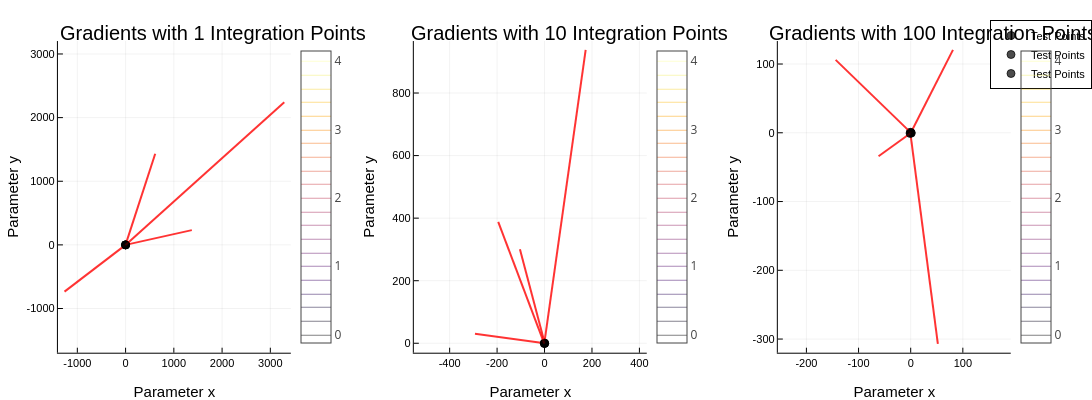

The cell this chart's notebook holds for it:
### Code cell
# Visualize gradient vectors on the loss surface
function plot_gradients_3d(n_points_list=[1, 10, 100])
    plots = []
    
    for n_points in n_points_list
        # Create contour plot of loss surface
        p = contour(x_range, y_range, Z, 
                   levels=20,
                   title="Gradients with $n_points Integration Points",
                   xlabel="Parameter x",
                   ylabel="Parameter y",
                   aspect_ratio=:equal,
                   size=(400, 400))
        
        # Add gradient vectors for test points
        for (i, (x, y)) in enumerate(test_points)
            # Numerical gradient
            grad_num = gradient_results[n_points].numerical[i]
            # Analytical gradient  
            grad_analytical = gradient_results[n_points].analytical[i]
            
            # Scale gradients for visibility
            scale = 0.2
            
            # Plot numerical gradient (red)
            quiver!(p, [x], [y], 
                   quiver=([grad_num[1] * scale], [grad_num[2] * scale]),
                   color=:red, linewidth=2, alpha=0.8,
                   label=(i == 1 ? "Numerical" : ""))
            
            # Plot analytical gradient (blue)  
            quiver!(p, [x], [y],
                   quiver=([grad_analytical[1] * scale], [grad_analytical[2] * scale]), 
                   color=:blue, linewidth=2, alpha=0.8,
                   label=(i == 1 ? "Analytical" : ""))
            
            # Mark test points
            scatter!(p, [x], [y], color=:black, markersize=4, alpha=0.7,
                    label=(i == 1 ? "Test Points" : ""))
        end
        
        push!(plots, p)
    end
    
    return plot(plots..., layout=(1, length(n_points_list)), size=(1200, 400))
end

p_gradients = plot_gradients_3d([1, 10, 100])
display(p_gradients)

### Figure 1 — Plotly figure (JSON) as saved in the notebook; plotly's stock layout.template omitted (floating-point values rounded to 4 significant figures; data arrays with more than 128 entries replaced by an {"elided": "..."} marker saying what was removed)
{"data": [{"colorbar": {"len": 0.8657, "title": "", "x": 0.2664, "y": 0.5087}, "colorscale": {"elided": "256x2 mixed values"}, "contours": {"coloring": "lines", "showlabels": false}, "name": "y1", "ncontours": 22, "showlegend": false, "showscale": true, "type": "contour", "x": [-2, -1.918, -1.837, -1.755, -1.673, -1.592, -1.51, -1.429, -1.347, -1.265, -1.184, -1.102, -1.02, -0.9388, -0.8571, -0.7755, -0.6939, -0.6122, -0.5306, -0.449, -0.3673, -0.2857, -0.2041, -0.1224, -0.04082, 0.04082, 0.1224, 0.2041, 0.2857, 0.3673, 0.449, 0.5306, 0.6122, 0.6939, 0.7755, 0.8571, 0.9388, 1.02, 1.102, 1.184, 1.265, 1.347, 1.429, 1.51, 1.592, 1.673, 1.755, 1.837, 1.918, 2], "xaxis": "x1", "y": [-2, -1.918, -1.837, -1.755, -1.673, -1.592, -1.51, -1.429, -1.347, -1.265, -1.184, -1.102, -1.02, -0.9388, -0.8571, -0.7755, -0.6939, -0.6122, -0.5306, -0.449, -0.3673, -0.2857, -0.2041, -0.1224, -0.04082, 0.04082, 0.1224, 0.2041, 0.2857, 0.3673, 0.449, 0.5306, 0.6122, 0.6939, 0.7755, 0.8571, 0.9388, 1.02, 1.102, 1.184, 1.265, 1.347, 1.429, 1.51, 1.592, 1.673, 1.755, 1.837, 1.918, 2], "yaxis": "y1", "z": {"elided": "50x50 float values"}, "zmax": 4.152, "zmin": -0.1231}, {"colorbar": {"len": 0.8657, "title": "", "x": 0.2664, "y": 0.5087}, "legendgroup": "", "line": {"color": "rgba(255, 0, 0, 0.800)", "dash": "solid", "shape": "linear", "width": 2}, "mode": "lines", "name": "", "showlegend": false, "type": "scatter", "x": [0.5, 1373.0], "xaxis": "x1", "y": [0.3, 231.6], "yaxis": "y1", "zmax": 4.152, "zmin": -0.1231}, {"colorbar": {"len": 0.8657, "title": "", "x": 0.2664, "y": 0.5087}, "legendgroup": "", "line": {"color": "rgba(0, 0, 255, 0.800)", "dash": "solid", "shape": "linear", "width": 2}, "mode": "lines", "name": "", "showlegend": false, "type": "scatter", "x": [0.5, 0.6617], "xaxis": "x1", "y": [0.3, 0.2898], "yaxis": "y1", "zmax": 4.152, "zmin": -0.1231}, {"colorbar": {"len": 0.8657, "title": "", "x": 0.2664, "y": 0.5087}, "legendgroup": "Test Points", "marker": {"color": "rgba(0, 0, 0, 0.700)", "line": {"color": "rgba(0, 0, 0, 0.700)", "width": 1}, "size": 8, "symbol": "circle"}, "mode": "markers", "name": "Test Points", "showlegend": true, "type": "scatter", "x": [0.5], "xaxis": "x1", "y": [0.3], "yaxis": "y1", "zmax": 4.152, "zmin": -0.1231}, {"colorbar": {"len": 0.8657, "title": "", "x": 0.2664, "y": 0.5087}, "legendgroup": "", "line": {"color": "rgba(255, 0, 0, 0.800)", "dash": "solid", "shape": "linear", "width": 2}, "mode": "lines", "name": "", "showlegend": false, "type": "scatter", "x": [-0.8, 614.2], "xaxis": "x1", "y": [0.7, 1432.0], "yaxis": "y1", "zmax": 4.152, "zmin": -0.1231}, {"colorbar": {"len": 0.8657, "title": "", "x": 0.2664, "y": 0.5087}, "legendgroup": "", "line": {"color": "rgba(0, 0, 255, 0.800)", "dash": "solid", "shape": "linear", "width": 2}, "mode": "lines", "name": "", "showlegend": false, "type": "scatter", "x": [-0.8, -0.9599], "xaxis": "x1", "y": [0.7, 0.9578], "yaxis": "y1", "zmax": 4.152, "zmin": -0.1231}, {"colorbar": {"len": 0.8657, "title": "", "x": 0.2664, "y": 0.5087}, "legendgroup": "", "marker": {"color": "rgba(0, 0, 0, 0.700)", "line": {"color": "rgba(0, 0, 0, 0.700)", "width": 1}, "size": 8, "symbol": "circle"}, "mode": "markers", "name": "", "showlegend": false, "type": "scatter", "x": [-0.8], "xaxis": "x1", "y": [0.7], "yaxis": "y1", "zmax": 4.152, "zmin": -0.1231}, {"colorbar": {"len": 0.8657, "title": "", "x": 0.2664, "y": 0.5087}, "legendgroup": "", "line": {"color": "rgba(255, 0, 0, 0.800)", "dash": "solid", "shape": "linear", "width": 2}, "mode": "lines", "name": "", "showlegend": false, "type": "scatter", "x": [1.2, -1265.0], "xaxis": "x1", "y": [-0.5, -733.9], "yaxis": "y1", "zmax": 4.152, "zmin": -0.1231}, {"colorbar": {"len": 0.8657, "title": "", "x": 0.2664, "y": 0.5087}, "legendgroup": "", "line": {"color": "rgba(0, 0, 255, 0.800)", "dash": "solid", "shape": "linear", "width": 2}, "mode": "lines", "name": "", "showlegend": false, "type": "scatter", "x": [1.2, 1.385], "xaxis": "x1", "y": [-0.5, -0.5318], "yaxis": "y1", "zmax": 4.152, "zmin": -0.1231}, {"colorbar": {"len": 0.8657, "title": "", "x": 0.2664, "y": 0.5087}, "legendgroup": "", "marker": {"color": "rgba(0, 0, 0, 0.700)", "line": {"color": "rgba(0, 0, 0, 0.700)", "width": 1}, "size": 8, "symbol": "circle"}, "mode": "markers", "name": "", "showlegend": false, "type": "scatter", "x": [1.2], "xaxis": "x1", "y": [-0.5], "yaxis": "y1", "zmax": 4.152, "zmin": -0.1231}, {"colorbar": {"len": 0.8657, "title": "", "x": 0.2664, "y": 0.5087}, "legendgroup": "", "line": {"color": "rgba(255, 0, 0, 0.800)", "dash": "solid", "shape": "linear", "width": 2}, "mode": "lines", "name": "", "showlegend": false, "type": "scatter", "x": [-1.1, 3289.0], "xaxis": "x1", "y": [-1, 2243.0], "yaxis": "y1", "zmax": 4.152, "zmin": -0.1231}, {"colorbar": {"len": 0.8657, "title": "", "x": 0.2664, "y": 0.5087}, "legendgroup": "", "line": {"color": "rgba(0, 0, 255, 0.800)", "dash": "solid", "shape": "linear", "width": 2}, "mode": "lines", "name": "", "showlegend": false, "type": "scatter", "x": [-1.1, -1.29], "xaxis": "x1", "y": [-1, -1.288], "yaxis": "y1", "zmax": 4.152, "zmin": -0.1231}, {"colorbar": {"len": 0.8657, "title": "", "x": 0.2664, "y": 0.5087}, "legendgroup": "", "marker": {"color": "rgba(0, 0, 0, 0.700)", "line": {"color": "rgba(0, 0, 0, 0.700)", "width": 1}, "size": 8, "symbol": "circle"}, "mode": "markers", "name": "", "showlegend": false, "type": "scatter", "x": [-1.1], "xaxis": "x1", "y": [-1], "yaxis": "y1", "zmax": 4.152, "zmin": -0.1231}, {"colorbar": {"len": 0.8657, "title": "", "x": 0.5923, "y": 0.5087}, "colorscale": {"elided": "256x2 mixed values"}, "contours": {"coloring": "lines", "showlabels": false}, "name": "y1", "ncontours": 22, "showlegend": false, "showscale": true, "type": "contour", "x": [-2, -1.918, -1.837, -1.755, -1.673, -1.592, -1.51, -1.429, -1.347, -1.265, -1.184, -1.102, -1.02, -0.9388, -0.8571, -0.7755, -0.6939, -0.6122, -0.5306, -0.449, -0.3673, -0.2857, -0.2041, -0.1224, -0.04082, 0.04082, 0.1224, 0.2041, 0.2857, 0.3673, 0.449, 0.5306, 0.6122, 0.6939, 0.7755, 0.8571, 0.9388, 1.02, 1.102, 1.184, 1.265, 1.347, 1.429, 1.51, 1.592, 1.673, 1.755, 1.837, 1.918, 2], "xaxis": "x2", "y": [-2, -1.918, -1.837, -1.755, -1.673, -1.592, -1.51, -1.429, -1.347, -1.265, -1.184, -1.102, -1.02, -0.9388, -0.8571, -0.7755, -0.6939, -0.6122, -0.5306, -0.449, -0.3673, -0.2857, -0.2041, -0.1224, -0.04082, 0.04082, 0.1224, 0.2041, 0.2857, 0.3673, 0.449, 0.5306, 0.6122, 0.6939, 0.7755, 0.8571, 0.9388, 1.02, 1.102, 1.184, 1.265, 1.347, 1.429, 1.51, 1.592, 1.673, 1.755, 1.837, 1.918, 2], "yaxis": "y2", "z": {"elided": "50x50 float values"}, "zmax": 4.152, "zmin": -0.1231}, {"colorbar": {"len": 0.8657, "title": "", "x": 0.5923, "y": 0.5087}, "legendgroup": "", "line": {"color": "rgba(255, 0, 0, 0.800)", "dash": "solid", "shape": "linear", "width": 2}, "mode": "lines", "name": "", "showlegend": false, "type": "scatter", "x": [0.5, -293.3], "xaxis": "x2", "y": [0.3, 30.44], "yaxis": "y2", "zmax": 4.152, "zmin": -0.1231}, {"colorbar": {"len": 0.8657, "title": "", "x": 0.5923, "y": 0.5087}, "legendgroup": "", "line": {"color": "rgba(0, 0, 255, 0.800)", "dash": "solid", "shape": "linear", "width": 2}, "mode": "lines", "name": "", "showlegend": false, "type": "scatter", "x": [0.5, 0.6617], "xaxis": "x2", "y": [0.3, 0.2898], "yaxis": "y2", "zmax": 4.152, "zmin": -0.1231}, {"colorbar": {"len": 0.8657, "title": "", "x": 0.5923, "y": 0.5087}, "legendgroup": "Test Points", "marker": {"color": "rgba(0, 0, 0, 0.700)", "line": {"color": "rgba(0, 0, 0, 0.700)", "width": 1}, "size": 8, "symbol": "circle"}, "mode": "markers", "name": "Test Points", "showlegend": true, "type": "scatter", "x": [0.5], "xaxis": "x2", "y": [0.3], "yaxis": "y2", "zmax": 4.152, "zmin": -0.1231}, {"colorbar": {"len": 0.8657, "title": "", "x": 0.5923, "y": 0.5087}, "legendgroup": "", "line": {"color": "rgba(255, 0, 0, 0.800)", "dash": "solid", "shape": "linear", "width": 2}, "mode": "lines", "name": "", "showlegend": false, "type": "scatter", "x": [-0.8, 173.4], "xaxis": "x2", "y": [0.7, 938.0], "yaxis": "y2", "zmax": 4.152, "zmin": -0.1231}, {"colorbar": {"len": 0.8657, "title": "", "x": 0.5923, "y": 0.5087}, "legendgroup": "", "line": {"color": "rgba(0, 0, 255, 0.800)", "dash": "solid", "shape": "linear", "width": 2}, "mode": "lines", "name": "", "showlegend": false, "type": "scatter", "x": [-0.8, -0.9599], "xaxis": "x2", "y": [0.7, 0.9578], "yaxis": "y2", "zmax": 4.152, "zmin": -0.1231}, {"colorbar": {"len": 0.8657, "title": "", "x": 0.5923, "y": 0.5087}, "legendgroup": "", "marker": {"color": "rgba(0, 0, 0, 0.700)", "line": {"color": "rgba(0, 0, 0, 0.700)", "width": 1}, "size": 8, "symbol": "circle"}, "mode": "markers", "name": "", "showlegend": false, "type": "scatter", "x": [-0.8], "xaxis": "x2", "y": [0.7], "yaxis": "y2", "zmax": 4.152, "zmin": -0.1231}, {"colorbar": {"len": 0.8657, "title": "", "x": 0.5923, "y": 0.5087}, "legendgroup": "", "line": {"color": "rgba(255, 0, 0, 0.800)", "dash": "solid", "shape": "linear", "width": 2}, "mode": "lines", "name": "", "showlegend": false, "type": "scatter", "x": [1.2, -103.7], "xaxis": "x2", "y": [-0.5, 300.4], "yaxis": "y2", "zmax": 4.152, "zmin": -0.1231}, {"colorbar": {"len": 0.8657, "title": "", "x": 0.5923, "y": 0.5087}, "legendgroup": "", "line": {"color": "rgba(0, 0, 255, 0.800)", "dash": "solid", "shape": "linear", "width": 2}, "mode": "lines", "name": "", "showlegend": false, "type": "scatter", "x": [1.2, 1.385], "xaxis": "x2", "y": [-0.5, -0.5318], "yaxis": "y2", "zmax": 4.152, "zmin": -0.1231}, {"colorbar": {"len": 0.8657, "title": "", "x": 0.5923, "y": 0.5087}, "legendgroup": "", "marker": {"color": "rgba(0, 0, 0, 0.700)", "line": {"color": "rgba(0, 0, 0, 0.700)", "width": 1}, "size": 8, "symbol": "circle"}, "mode": "markers", "name": "", "showlegend": false, "type": "scatter", "x": [1.2], "xaxis": "x2", "y": [-0.5], "yaxis": "y2", "zmax": 4.152, "zmin": -0.1231}, {"colorbar": {"len": 0.8657, "title": "", "x": 0.5923, "y": 0.5087}, "legendgroup": "", "line": {"color": "rgba(255, 0, 0, 0.800)", "dash": "solid", "shape": "linear", "width": 2}, "mode": "lines", "name": "", "showlegend": false, "type": "scatter", "x": [-1.1, -195.2], "xaxis": "x2", "y": [-1, 388.2], "yaxis": "y2", "zmax": 4.152, "zmin": -0.1231}, {"colorbar": {"len": 0.8657, "title": "", "x": 0.5923, "y": 0.5087}, "legendgroup": "", "line": {"color": "rgba(0, 0, 255, 0.800)", "dash": "solid", "shape": "linear", "width": 2}, "mode": "lines", "name": "", "showlegend": false, "type": "scatter", "x": [-1.1, -1.29], "xaxis": "x2", "y": [-1, -1.288], "yaxis": "y2", "zmax": 4.152, "zmin": -0.1231}, {"colorbar": {"len": 0.8657, "title": "", "x": 0.5923, "y": 0.5087}, "legendgroup": "", "marker": {"color": "rgba(0, 0, 0, 0.700)", "line": {"color": "rgba(0, 0, 0, 0.700)", "width": 1}, "size": 8, "symbol": "circle"}, "mode": "markers", "name": "", "showlegend": false, "type": "scatter", "x": [-1.1], "xaxis": "x2", "y": [-1], "yaxis": "y2", "zmax": 4.152, "zmin": -0.1231}, {"colorbar": {"len": 0.8657, "title": "", "x": 0.9256, "y": 0.5087}, "colorscale": {"elided": "256x2 mixed values"}, "contours": {"coloring": "lines", "showlabels": false}, "name": "y1", "ncontours": 22, "showlegend": false, "showscale": true, "type": "contour", "x": [-2, -1.918, -1.837, -1.755, -1.673, -1.592, -1.51, -1.429, -1.347, -1.265, -1.184, -1.102, -1.02, -0.9388, -0.8571, -0.7755, -0.6939, -0.6122, -0.5306, -0.449, -0.3673, -0.2857, -0.2041, -0.1224, -0.04082, 0.04082, 0.1224, 0.2041, 0.2857, 0.3673, 0.449, 0.5306, 0.6122, 0.6939, 0.7755, 0.8571, 0.9388, 1.02, 1.102, 1.184, 1.265, 1.347, 1.429, 1.51, 1.592, 1.673, 1.755, 1.837, 1.918, 2], "xaxis": "x3", "y": [-2, -1.918, -1.837, -1.755, -1.673, -1.592, -1.51, -1.429, -1.347, -1.265, -1.184, -1.102, -1.02, -0.9388, -0.8571, -0.7755, -0.6939, -0.6122, -0.5306, -0.449, -0.3673, -0.2857, -0.2041, -0.1224, -0.04082, 0.04082, 0.1224, 0.2041, 0.2857, 0.3673, 0.449, 0.5306, 0.6122, 0.6939, 0.7755, 0.8571, 0.9388, 1.02, 1.102, 1.184, 1.265, 1.347, 1.429, 1.51, 1.592, 1.673, 1.755, 1.837, 1.918, 2], "yaxis": "y3", "z": {"elided": "50x50 float values"}, "zmax": 4.152, "zmin": -0.1231}, {"colorbar": {"len": 0.8657, "title": "", "x": 0.9256, "y": 0.5087}, "legendgroup": "", "line": {"color": "rgba(255, 0, 0, 0.800)", "dash": "solid", "shape": "linear", "width": 2}, "mode": "lines", "name": "", "showlegend": false, "type": "scatter", "x": [0.5, 81.08], "xaxis": "x3", "y": [0.3, 120.6], "yaxis": "y3", "zmax": 4.152, "zmin": -0.1231}, {"colorbar": {"len": 0.8657, "title": "", "x": 0.9256, "y": 0.5087}, "legendgroup": "", "line": {"color": "rgba(0, 0, 255, 0.800)", "dash": "solid", "shape": "linear", "width": 2}, "mode": "lines", "name": "", "showlegend": false, "type": "scatter", "x": [0.5, 0.6617], "xaxis": "x3", "y": [0.3, 0.2898], "yaxis": "y3", "zmax": 4.152, "zmin": -0.1231}, {"colorbar": {"len": 0.8657, "title": "", "x": 0.9256, "y": 0.5087}, "legendgroup": "Test Points", "marker": {"color": "rgba(0, 0, 0, 0.700)", "line": {"color": "rgba(0, 0, 0, 0.700)", "width": 1}, "size": 8, "symbol": "circle"}, "mode": "markers", "name": "Test Points", "showlegend": true, "type": "scatter", "x": [0.5], "xaxis": "x3", "y": [0.3], "yaxis": "y3", "zmax": 4.152, "zmin": -0.1231}, {"colorbar": {"len": 0.8657, "title": "", "x": 0.9256, "y": 0.5087}, "legendgroup": "", "line": {"color": "rgba(255, 0, 0, 0.800)", "dash": "solid", "shape": "linear", "width": 2}, "mode": "lines", "name": "", "showlegend": false, "type": "scatter", "x": [-0.8, 52.1], "xaxis": "x3", "y": [0.7, -307.0], "yaxis": "y3", "zmax": 4.152, "zmin": -0.1231}, {"colorbar": {"len": 0.8657, "title": "", "x": 0.9256, "y": 0.5087}, "legendgroup": "", "line": {"color": "rgba(0, 0, 255, 0.800)", "dash": "solid", "shape": "linear", "width": 2}, "mode": "lines", "name": "", "showlegend": false, "type": "scatter", "x": [-0.8, -0.9599], "xaxis": "x3", "y": [0.7, 0.9578], "yaxis": "y3", "zmax": 4.152, "zmin": -0.1231}, {"colorbar": {"len": 0.8657, "title": "", "x": 0.9256, "y": 0.5087}, "legendgroup": "", "marker": {"color": "rgba(0, 0, 0, 0.700)", "line": {"color": "rgba(0, 0, 0, 0.700)", "width": 1}, "size": 8, "symbol": "circle"}, "mode": "markers", "name": "", "showlegend": false, "type": "scatter", "x": [-0.8], "xaxis": "x3", "y": [0.7], "yaxis": "y3", "zmax": 4.152, "zmin": -0.1231}, {"colorbar": {"len": 0.8657, "title": "", "x": 0.9256, "y": 0.5087}, "legendgroup": "", "line": {"color": "rgba(255, 0, 0, 0.800)", "dash": "solid", "shape": "linear", "width": 2}, "mode": "lines", "name": "", "showlegend": false, "type": "scatter", "x": [1.2, -143.9], "xaxis": "x3", "y": [-0.5, 106.1], "yaxis": "y3", "zmax": 4.152, "zmin": -0.1231}, {"colorbar": {"len": 0.8657, "title": "", "x": 0.9256, "y": 0.5087}, "legendgroup": "", "line": {"color": "rgba(0, 0, 255, 0.800)", "dash": "solid", "shape": "linear", "width": 2}, "mode": "lines", "name": "", "showlegend": false, "type": "scatter", "x": [1.2, 1.385], "xaxis": "x3", "y": [-0.5, -0.5318], "yaxis": "y3", "zmax": 4.152, "zmin": -0.1231}, {"colorbar": {"len": 0.8657, "title": "", "x": 0.9256, "y": 0.5087}, "legendgroup": "", "marker": {"color": "rgba(0, 0, 0, 0.700)", "line": {"color": "rgba(0, 0, 0, 0.700)", "width": 1}, "size": 8, "symbol": "circle"}, "mode": "markers", "name": "", "showlegend": false, "type": "scatter", "x": [1.2], "xaxis": "x3", "y": [-0.5], "yaxis": "y3", "zmax": 4.152, "zmin": -0.1231}, {"colorbar": {"len": 0.8657, "title": "", "x": 0.9256, "y": 0.5087}, "legendgroup": "", "line": {"color": "rgba(255, 0, 0, 0.800)", "dash": "solid", "shape": "linear", "width": 2}, "mode": "lines", "name": "", "showlegend": false, "type": "scatter", "x": [-1.1, -61.64], "xaxis": "x3", "y": [-1, -34.14], "yaxis": "y3", "zmax": 4.152, "zmin": -0.1231}, {"colorbar": {"len": 0.8657, "title": "", "x": 0.9256, "y": 0.5087}, "legendgroup": "", "line": {"color": "rgba(0, 0, 255, 0.800)", "dash": "solid", "shape": "linear", "width": 2}, "mode": "lines", "name": "", "showlegend": false, "type": "scatter", "x": [-1.1, -1.29], "xaxis": "x3", "y": [-1, -1.288], "yaxis": "y3", "zmax": 4.152, "zmin": -0.1231}, {"colorbar": {"len": 0.8657, "title": "", "x": 0.9256, "y": 0.5087}, "legendgroup": "", "marker": {"color": "rgba(0, 0, 0, 0.700)", "line": {"color": "rgba(0, 0, 0, 0.700)", "width": 1}, "size": 8, "symbol": "circle"}, "mode": "markers", "name": "", "showlegend": false, "type": "scatter", "x": [-1.1], "xaxis": "x3", "y": [-1], "yaxis": "y3", "zmax": 4.152, "zmin": -0.1231}], "layout": {"annotations": [{"font": {"color": "rgba(0, 0, 0, 1.000)", "family": "sans-serif", "size": 20}, "rotation": 0, "showarrow": false, "text": "Gradients with 1 Integration Points", "x": 0.1953, "xanchor": "center", "xref": "paper", "y": 1, "yanchor": "top", "yref": "paper"}, {"font": {"color": "rgba(0, 0, 0, 1.000)", "family": "sans-serif", "size": 20}, "rotation": 0, "showarrow": false, "text": "Gradients with 10 Integration Points", "x": 0.5212, "xanchor": "center", "xref": "paper", "y": 1, "yanchor": "top", "yref": "paper"}, {"font": {"color": "rgba(0, 0, 0, 1.000)", "family": "sans-serif", "size": 20}, "rotation": 0, "showarrow": false, "text": "Gradients with 100 Integration Points", "x": 0.8545, "xanchor": "center", "xref": "paper", "y": 1, "yanchor": "top", "yref": "paper"}], "height": 400, "legend": {"bgcolor": "rgba(255, 255, 255, 1.000)", "bordercolor": "rgba(0, 0, 0, 1.000)", "borderwidth": 1, "font": {"color": "rgba(0, 0, 0, 1.000)", "family": "sans-serif", "size": 11}, "title": {"font": {"color": "rgba(0, 0, 0, 1.000)", "family": "sans-serif", "size": 15}, "text": ""}, "tracegroupgap": 0, "traceorder": "normal", "x": 1, "xanchor": "auto", "y": 1, "yanchor": "auto"}, "margin": {"b": 20, "l": 0, "r": 0, "t": 20}, "paper_bgcolor": "rgba(255, 255, 255, 1.000)", "plot_bgcolor": "rgba(255, 255, 255, 1.000)", "showlegend": true, "width": 1200, "xaxis1": {"anchor": "y1", "domain": [0.05305, 0.2664], "gridcolor": "rgba(0, 0, 0, 0.100)", "gridwidth": 0.5, "linecolor": "rgba(0, 0, 0, 1.000)", "mirror": false, "range": [-1402.0, 3425.0], "showgrid": true, "showline": true, "showticklabels": true, "tickangle": 0, "tickcolor": "rgb(0, 0, 0)", "tickfont": {"color": "rgba(0, 0, 0, 1.000)", "family": "sans-serif", "size": 11}, "tickmode": "array", "ticks": "inside", "ticktext": ["-1000", "0", "1000", "2000", "3000"], "tickvals": [-1000, 0, 1000, 2000, 3000], "title": "Parameter x", "titlefont": {"color": "rgba(0, 0, 0, 1.000)", "family": "sans-serif", "size": 15}, "type": "-", "visible": true, "zeroline": false, "zerolinecolor": "rgba(0, 0, 0, 1.000)"}, "xaxis2": {"anchor": "y2", "domain": [0.379, 0.5923], "gridcolor": "rgba(0, 0, 0, 0.100)", "gridwidth": 0.5, "linecolor": "rgba(0, 0, 0, 1.000)", "mirror": false, "range": [-550.9, 431.0], "showgrid": true, "showline": true, "showticklabels": true, "tickangle": 0, "tickcolor": "rgb(0, 0, 0)", "tickfont": {"color": "rgba(0, 0, 0, 1.000)", "family": "sans-serif", "size": 11}, "tickmode": "array", "ticks": "inside", "ticktext": ["-400", "-200", "0", "200", "400"], "tickvals": [-400, -200, 0, 200, 400], "title": "Parameter x", "titlefont": {"color": "rgba(0, 0, 0, 1.000)", "family": "sans-serif", "size": 15}, "type": "-", "visible": true, "zeroline": false, "zerolinecolor": "rgba(0, 0, 0, 1.000)"}, "xaxis3": {"anchor": "y3", "domain": [0.7123, 0.9256], "gridcolor": "rgba(0, 0, 0, 0.100)", "gridwidth": 0.5, "linecolor": "rgba(0, 0, 0, 1.000)", "mirror": false, "range": [-254.8, 191.9], "showgrid": true, "showline": true, "showticklabels": true, "tickangle": 0, "tickcolor": "rgb(0, 0, 0)", "tickfont": {"color": "rgba(0, 0, 0, 1.000)", "family": "sans-serif", "size": 11}, "tickmode": "array", "ticks": "inside", "ticktext": ["-200", "-100", "0", "100"], "tickvals": [-200, -100, 0, 100], "title": "Parameter x", "titlefont": {"color": "rgba(0, 0, 0, 1.000)", "family": "sans-serif", "size": 15}, "type": "-", "visible": true, "zeroline": false, "zerolinecolor": "rgba(0, 0, 0, 1.000)"}, "yaxis1": {"anchor": "x1", "domain": [0.07581, 0.9415], "gridcolor": "rgba(0, 0, 0, 0.100)", "gridwidth": 0.5, "linecolor": "rgba(0, 0, 0, 1.000)", "mirror": false, "range": [-1695.0, 3203.0], "showgrid": true, "showline": true, "showticklabels": true, "tickangle": 0, "tickcolor": "rgb(0, 0, 0)", "tickfont": {"color": "rgba(0, 0, 0, 1.000)", "family": "sans-serif", "size": 11}, "tickmode": "array", "ticks": "inside", "ticktext": ["-1000", "0", "1000", "2000", "3000"], "tickvals": [-1000, 0, 1000, 2000, 3000], "title": "Parameter y", "titlefont": {"color": "rgba(0, 0, 0, 1.000)", "family": "sans-serif", "size": 15}, "type": "-", "visible": true, "zeroline": false, "zerolinecolor": "rgba(0, 0, 0, 1.000)"}, "yaxis2": {"anchor": "x2", "domain": [0.07581, 0.9415], "gridcolor": "rgba(0, 0, 0, 0.100)", "gridwidth": 0.5, "linecolor": "rgba(0, 0, 0, 1.000)", "mirror": false, "range": [-30.2, 966.2], "showgrid": true, "showline": true, "showticklabels": true, "tickangle": 0, "tickcolor": "rgb(0, 0, 0)", "tickfont": {"color": "rgba(0, 0, 0, 1.000)", "family": "sans-serif", "size": 11}, "tickmode": "array", "ticks": "inside", "ticktext": ["0", "200", "400", "600", "800"], "tickvals": [0, 200, 400, 600, 800], "title": "Parameter y", "titlefont": {"color": "rgba(0, 0, 0, 1.000)", "family": "sans-serif", "size": 15}, "type": "-", "visible": true, "zeroline": false, "zerolinecolor": "rgba(0, 0, 0, 1.000)"}, "yaxis3": {"anchor": "x3", "domain": [0.07581, 0.9415], "gridcolor": "rgba(0, 0, 0, 0.100)", "gridwidth": 0.5, "linecolor": "rgba(0, 0, 0, 1.000)", "mirror": false, "range": [-319.9, 133.4], "showgrid": true, "showline": true, "showticklabels": true, "tickangle": 0, "tickcolor": "rgb(0, 0, 0)", "tickfont": {"color": "rgba(0, 0, 0, 1.000)", "family": "sans-serif", "size": 11}, "tickmode": "array", "ticks": "inside", "ticktext": ["-300", "-200", "-100", "0", "100"], "tickvals": [-300, -200, -100, 0, 100], "title": "Parameter y", "titlefont": {"color": "rgba(0, 0, 0, 1.000)", "family": "sans-serif", "size": 15}, "type": "-", "visible": true, "zeroline": false, "zerolinecolor": "rgba(0, 0, 0, 1.000)"}}}
